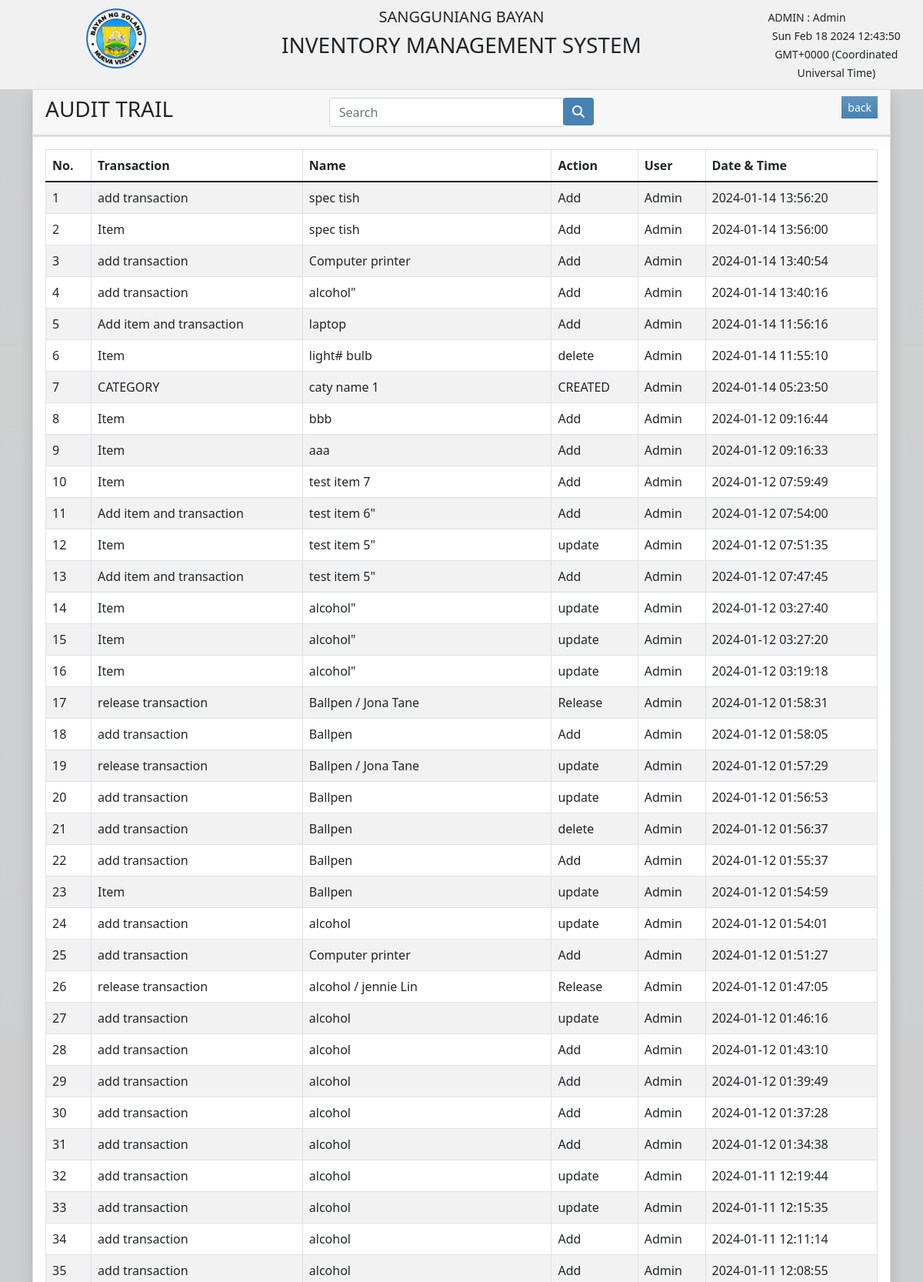
Screenshot of /audittrail.php (signed in, upper part) with the database file from the repository.
### tables this page shows
CREATE TABLE `tbl_audittrail` (
  `id` int(11) NOT NULL,
  `trans_id` varchar(155) NOT NULL,
  `trans_type` varchar(100) NOT NULL,
  `descs` varchar(155) NOT NULL,
  `action` varchar(155) NOT NULL,
  `user_id` int(11) NOT NULL,
  `user_name` varchar(155) NOT NULL,
  `date_created` timestamp NOT NULL DEFAULT current_timestamp(),
  `trans_date` datetime DEFAULT NULL
);

### audittrail.php (the view, shortened to what this page needs)
<?php
    include('template/header.php');
?>
<?php
include('template/container.php');
if(isset($_SESSION['type'])){
?>
<div class="row">
		<div class="col-lg-12">
			    <div class="card card-default rounded-0 shadow">
                    <div class="card-header">
                        <div class="row">
							<div class="col-lg-4 col-md-4 col-sm-8 col-xs-6">
									<h3 class="card-title">AUDIT TRAIL</h3>
							</div>
                            <div class="col-lg-4 align-self-center  m-0">
                                <form action="" method="GET" class="">
                                    <div class="input-group  ">
                                        <input type="text" name="search" value="<?php if(isset($_GET['search'])){ echo $_GET['search']; };
                                        ?>" class="form-control" placeholder="Search" >
                                        <div class="input-group-append">
                                            <button type="submit" class="btn btn-primary"><i class="fa-solid fa-magnifying-glass"></i></button>
                                        </div>
                                    </div>
                                </form>
                            </div>
                            <div class="col-lg-4 col-md-4 col-sm-4 col-xs-6 text-end">
                                    <a href="home.php" name="backtohome" class="btn btn-primary btn-sm bg-gradient rounded-0 back">back</a>
                            </div>
					    </div>
                </div>
                <div class="card card-default rounded-0 shadow">
                </div>
                <div class="card-body">
                    <div class="row">
                    	<div class="col-sm-12 table-responsive">
                    		<table id="audittrailList" class="table table-bordered table-striped">
                    			<thead>
                                    <tr>
                                        <th>No.</th>
                                        <th>Transaction</th>
                                        <th>Name</th>
                                        <th>Action</th>
                                        <th>User</th>
                                        <th>Date & Time</th>
                                    </tr>
                                </thead>
                                <tbody>
                                    <?php
                                        if(isset($_GET['search'])){
                                            $filter_val = $_GET['search'];
                                            $res = $conn->query("SELECT *, ROW_NUMBER() OVER(ORDER BY date_created ASC) AS Row FROM tbl_audittrail WHERE  CONCAT(descs,trans_type,user_name) LIKE '%$filter_val%'  ") or die($conn->error);
                                        }else{
                                            $res = $conn->query("SELECT *,ROW_NUMBER() OVER(ORDER BY date_created DESC) AS Row  FROM tbl_audittrail ") or die($conn->error);
                                        }
                                    while ($row=$res->fetch_assoc()): ?>
                                    <tr>
                                        <td><?php echo $row['Row']; ?></td>
                                        <td><?php echo $row['trans_type']; ?></td>
                                        <td><?php echo $row['descs']; ?></td>
                                        <td><?php echo $row['action']; ?></td>
                                        <td><?php echo $row['user_name']; ?></td>
                                        <td><?php echo $row['date_created']; ?></td>
                                    </tr>
                                    <?php endwhile; ?>
                                </tbody>
                    		</table>
                    	</div>
                    </div>
                </div>
            </div>
        </div>
    </div>
</div>
<?php
}
else{
    header("Location: index.php");
}
?>

### assets/style.css (style rules this page uses)
html, body { height: 100% !important; width: 100% !important; }

### template/container.php (style rules this page uses)
.navbar,.btn-primary { background-color:#4682B4 !important; border:none; }

### rows the page displays
tbl_audittrail: Row "1", trans_type "add transaction", descs "spec tish", action "Add", user_name "Admin", date_created "2024-01-14 13:56:20"
tbl_audittrail: Row "2", trans_type "Item", descs "spec tish", action "Add", user_name "Admin", date_created "2024-01-14 13:56:00"
tbl_audittrail: Row "3", trans_type "add transaction", descs "Computer printer", action "Add", user_name "Admin", date_created "2024-01-14 13:40:54"
tbl_audittrail: Row "4", trans_type "add transaction", descs "alcohol\"", action "Add", user_name "Admin", date_created "2024-01-14 13:40:16"
tbl_audittrail: Row "5", trans_type "Add item and transaction", descs "laptop", action "Add", user_name "Admin", date_created "2024-01-14 11:56:16"
tbl_audittrail: Row "6", trans_type "Item", descs "light# bulb", action "delete", user_name "Admin", date_created "2024-01-14 11:55:10"
tbl_audittrail: Row "7", trans_type "CATEGORY", descs "caty name 1", action "CREATED", user_name "Admin", date_created "2024-01-14 05:23:50"
tbl_audittrail: Row "8", trans_type "Item", descs "bbb", action "Add", user_name "Admin", date_created "2024-01-12 09:16:44"
tbl_audittrail: Row "9", trans_type "Item", descs "aaa", action "Add", user_name "Admin", date_created "2024-01-12 09:16:33"
tbl_audittrail: Row "10", trans_type "Item", descs "test item 7", action "Add", user_name "Admin", date_created "2024-01-12 07:59:49"
tbl_audittrail: Row "11", trans_type "Add item and transaction", descs "test item 6\"", action "Add", user_name "Admin", date_created "2024-01-12 07:54:00"
tbl_audittrail: Row "12", trans_type "Item", descs "test item 5\"", action "update", user_name "Admin", date_created "2024-01-12 07:51:35"
tbl_audittrail: Row "13", trans_type "Add item and transaction", descs "test item 5\"", action "Add", user_name "Admin", date_created "2024-01-12 07:47:45"
tbl_audittrail: Row "14", trans_type "Item", descs "alcohol\"", action "update", user_name "Admin", date_created "2024-01-12 03:27:40"
tbl_audittrail: Row "15", trans_type "Item", descs "alcohol\"", action "update", user_name "Admin", date_created "2024-01-12 03:27:20"
tbl_audittrail: Row "16", trans_type "Item", descs "alcohol\"", action "update", user_name "Admin", date_created "2024-01-12 03:19:18"
tbl_audittrail: Row "17", trans_type "release transaction", descs "Ballpen / Jona Tane", action "Release", user_name "Admin", date_created "2024-01-12 01:58:31"
tbl_audittrail: Row "18", trans_type "add transaction", descs "Ballpen", action "Add", user_name "Admin", date_created "2024-01-12 01:58:05"
tbl_audittrail: Row "19", trans_type "release transaction", descs "Ballpen / Jona Tane", action "update", user_name "Admin", date_created "2024-01-12 01:57:29"
tbl_audittrail: Row "20", trans_type "add transaction", descs "Ballpen", action "update", user_name "Admin", date_created "2024-01-12 01:56:53"
tbl_audittrail: Row "21", trans_type "add transaction", descs "Ballpen", action "delete", user_name "Admin", date_created "2024-01-12 01:56:37"
tbl_audittrail: Row "22", trans_type "add transaction", descs "Ballpen", action "Add", user_name "Admin", date_created "2024-01-12 01:55:37"
tbl_audittrail: Row "23", trans_type "Item", descs "Ballpen", action "update", user_name "Admin", date_created "2024-01-12 01:54:59"
tbl_audittrail: Row "24", trans_type "add transaction", descs "alcohol", action "update", user_name "Admin", date_created "2024-01-12 01:54:01"
tbl_audittrail: Row "25", trans_type "add transaction", descs "Computer printer", action "Add", user_name "Admin", date_created "2024-01-12 01:51:27"
tbl_audittrail: Row "26", trans_type "release transaction", descs "alcohol / jennie Lin", action "Release", user_name "Admin", date_created "2024-01-12 01:47:05"
tbl_audittrail: Row "27", trans_type "add transaction", descs "alcohol", action "update", user_name "Admin", date_created "2024-01-12 01:46:16"
tbl_audittrail: Row "28", trans_type "add transaction", descs "alcohol", action "Add", user_name "Admin", date_created "2024-01-12 01:43:10"
tbl_audittrail: Row "29", trans_type "add transaction", descs "alcohol", action "Add", user_name "Admin", date_created "2024-01-12 01:39:49"
tbl_audittrail: Row "30", trans_type "add transaction", descs "alcohol", action "Add", user_name "Admin", date_created "2024-01-12 01:37:28"
tbl_audittrail: Row "31", trans_type "add transaction", descs "alcohol", action "Add", user_name "Admin", date_created "2024-01-12 01:34:38"
tbl_audittrail: Row "32", trans_type "add transaction", descs "alcohol", action "update", user_name "Admin", date_created "2024-01-11 12:19:44"
tbl_audittrail: Row "33", trans_type "add transaction", descs "alcohol", action "update", user_name "Admin", date_created "2024-01-11 12:15:35"
tbl_audittrail: Row "34", trans_type "add transaction", descs "alcohol", action "Add", user_name "Admin", date_created "2024-01-11 12:11:14"
tbl_audittrail: Row "35", trans_type "add transaction", descs "alcohol", action "Add", user_name "Admin", date_created "2024-01-11 12:08:55"

### other values shown
$_SESSION['type'] "ADMIN"
$_SESSION['user_name'] "Admin"
